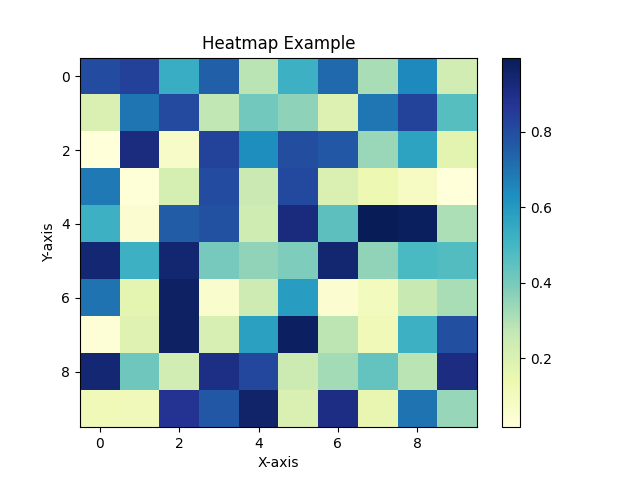

Write Python code to recreate this figure.
import matplotlib.pyplot as plt
import numpy as np

data = np.random.rand(10, 10)

plt.clf()
heatmap = plt.imshow(data, cmap="YlGnBu", aspect='auto')
plt.colorbar(heatmap)
plt.title("Heatmap Example")
plt.xlabel("X-axis")
plt.ylabel ("Y-axis")
plt.savefig("./heatmap.png")
plt.show()